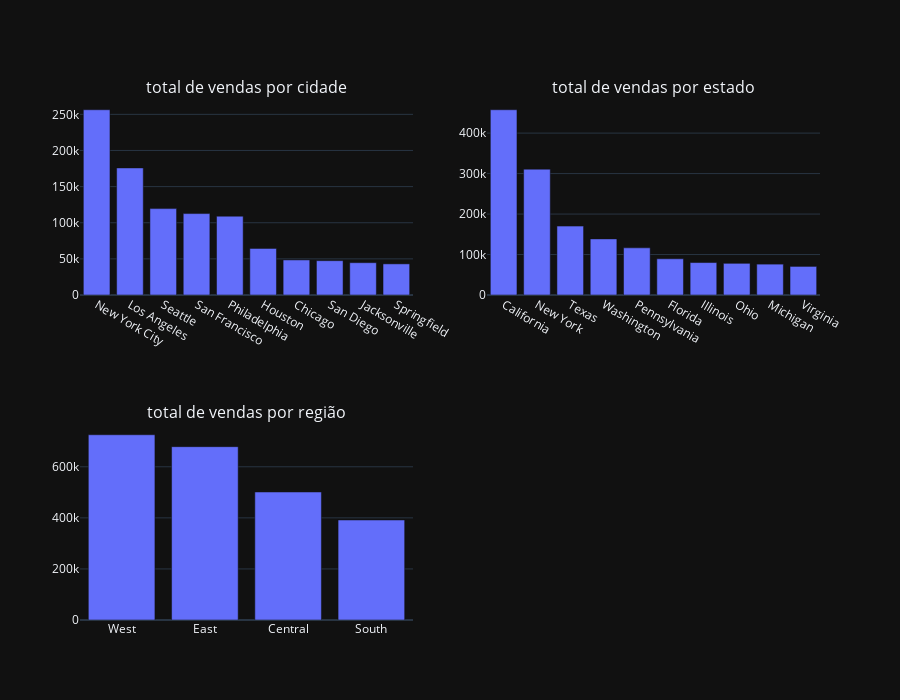

The code cell stored with this chart in its notebook:
### Markdown cell above
4.5 - grafico das melhores regiões de vendas baseando nos estados e nas cidades:

### Code cell
City_Sales = df.groupby('City',as_index=False)['Sales'].sum().round().sort_values('Sales',ascending=False).head(10)
State_Sales = df.groupby('State',as_index=False)['Sales'].sum().round().sort_values('Sales',ascending=False).head(10)
Region_Sales = df.groupby('Region',as_index=False)['Sales'].sum().round().sort_values('Sales',ascending=False).head(10)

f1=px.bar(City_Sales,
          y='Sales',x='City',
          template='plotly_dark',
          labels={'Sales':'Total Sales','City':'City'})
f2=px.bar(State_Sales,
          y='Sales',x='State',
          template='plotly_dark',
          labels={'Sales':'Total Sales','State':'State'})
f3=px.bar(Region_Sales,
          y='Sales',x='Region',
          template='plotly_dark',
          labels={'Sales':'Total Sales','Region':'Region'})

fig=make_subplots(rows=2,cols=2,subplot_titles=('total de vendas por cidade',
                                                'total de vendas por estado',
                                                'total de vendas por região'))
fig.add_trace(f1['data'][0],row=1,col=1)
fig.add_trace(f2['data'][0],row=1,col=2)
fig.add_trace(f3['data'][0],row=2,col=1)

fig.update_layout(title_x=0.5,template='plotly_dark',height=700, showlegend=False)
fig.show()

### Figure 1 — Plotly figure (JSON) as saved in the notebook; plotly's stock layout.template omitted (floating-point values rounded to 4 significant figures)
{"data": [{"hovertemplate": "City=%{x}<br>Total Sales=%{y}<extra></extra>", "legendgroup": "", "marker": {"color": "#636efa", "pattern": {"shape": ""}}, "name": "", "orientation": "v", "showlegend": false, "textposition": "auto", "type": "bar", "x": ["New York City", "Los Angeles", "Seattle", "San Francisco", "Philadelphia", "Houston", "Chicago", "San Diego", "Jacksonville", "Springfield"], "xaxis": "x", "y": [256400.0, 175900.0, 119500.0, 112700.0, 109100.0, 64500.0, 48540.0, 47520.0, 44710.0, 43050.0], "yaxis": "y"}, {"hovertemplate": "State=%{x}<br>Total Sales=%{y}<extra></extra>", "legendgroup": "", "marker": {"color": "#636efa", "pattern": {"shape": ""}}, "name": "", "orientation": "v", "showlegend": false, "textposition": "auto", "type": "bar", "x": ["California", "New York", "Texas", "Washington", "Pennsylvania", "Florida", "Illinois", "Ohio", "Michigan", "Virginia"], "xaxis": "x2", "y": [457700.0, 310900.0, 170200.0, 138600.0, 116500.0, 89470.0, 80170.0, 78260.0, 76270.0, 70640.0], "yaxis": "y2"}, {"hovertemplate": "Region=%{x}<br>Total Sales=%{y}<extra></extra>", "legendgroup": "", "marker": {"color": "#636efa", "pattern": {"shape": ""}}, "name": "", "orientation": "v", "showlegend": false, "textposition": "auto", "type": "bar", "x": ["West", "East", "Central", "South"], "xaxis": "x3", "y": [725500.0, 678800.0, 501200.0, 391700.0], "yaxis": "y3"}], "layout": {"annotations": [{"font": {"size": 16}, "showarrow": false, "text": "total de vendas por cidade", "x": 0.225, "xanchor": "center", "xref": "paper", "y": 1, "yanchor": "bottom", "yref": "paper"}, {"font": {"size": 16}, "showarrow": false, "text": "total de vendas por estado", "x": 0.775, "xanchor": "center", "xref": "paper", "y": 1, "yanchor": "bottom", "yref": "paper"}, {"font": {"size": 16}, "showarrow": false, "text": "total de vendas por região", "x": 0.225, "xanchor": "center", "xref": "paper", "y": 0.375, "yanchor": "bottom", "yref": "paper"}], "height": 700, "showlegend": false, "title": {"x": 0.5}, "xaxis": {"anchor": "y", "domain": [0, 0.45]}, "xaxis2": {"anchor": "y2", "domain": [0.55, 1]}, "xaxis3": {"anchor": "y3", "domain": [0, 0.45]}, "xaxis4": {"anchor": "y4", "domain": [0.55, 1]}, "yaxis": {"anchor": "x", "domain": [0.625, 1]}, "yaxis2": {"anchor": "x2", "domain": [0.625, 1]}, "yaxis3": {"anchor": "x3", "domain": [0, 0.375]}, "yaxis4": {"anchor": "x4", "domain": [0, 0.375]}}}
